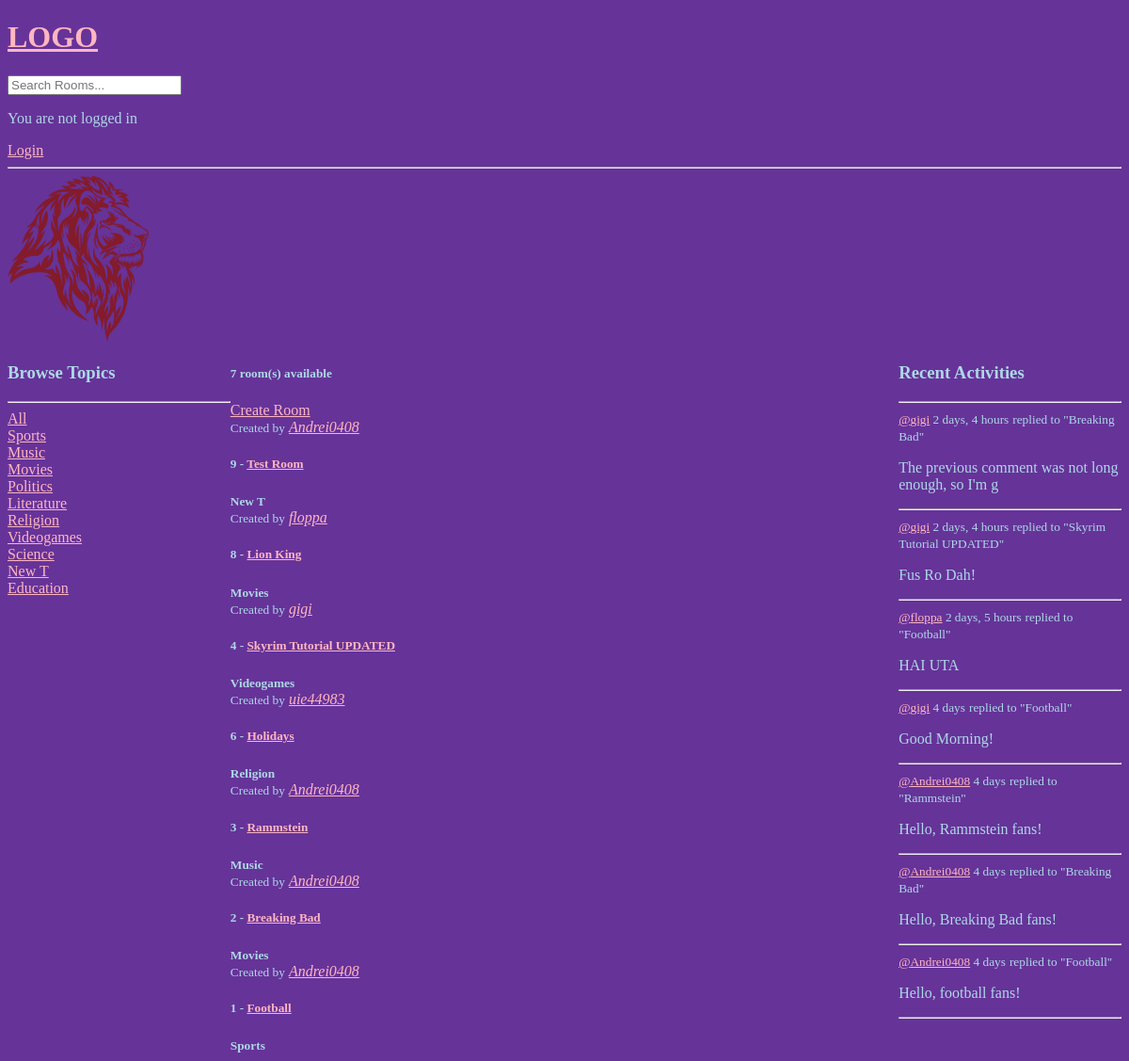
Before: / with the older database file.
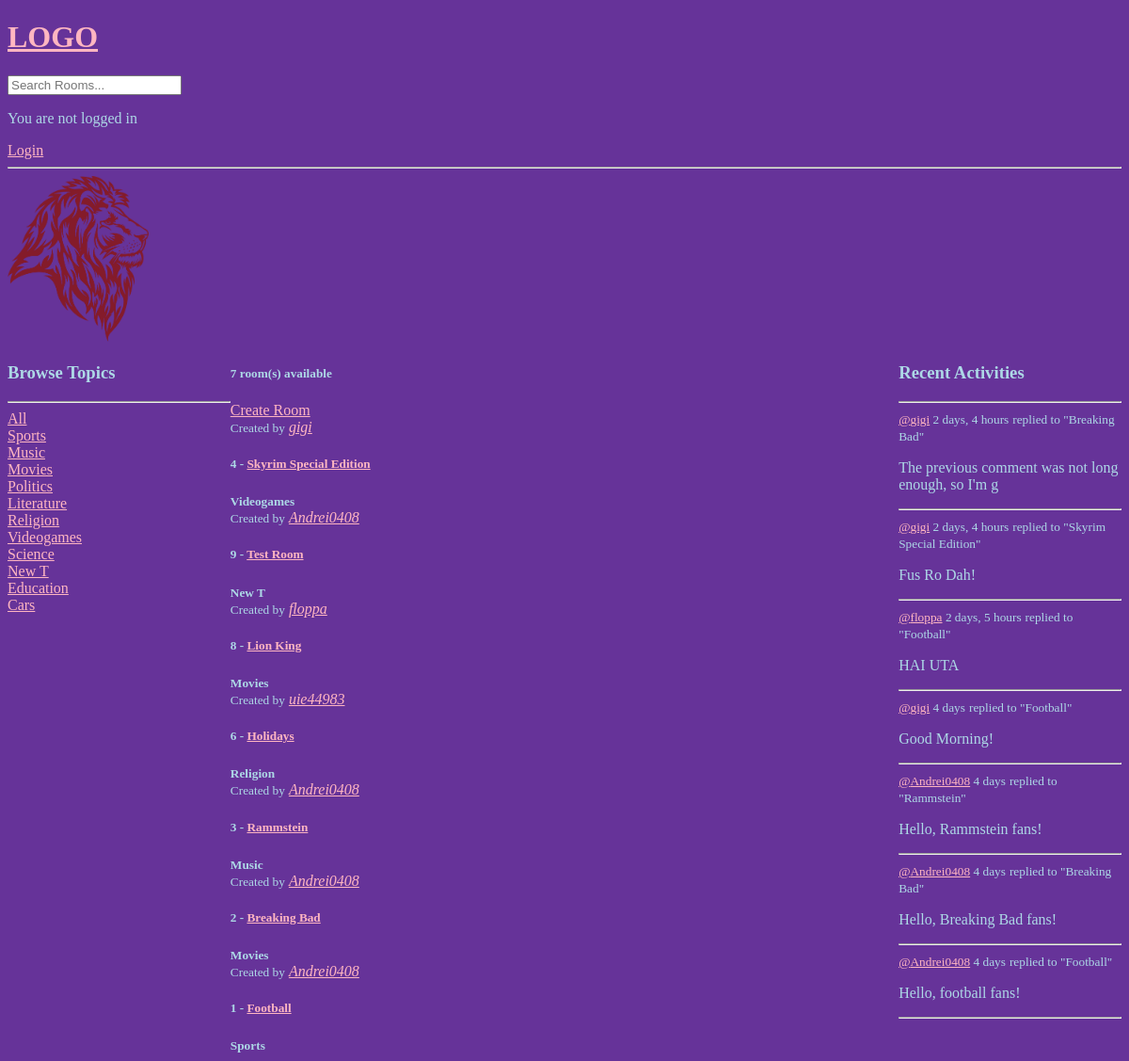
After: the same page with the newer database file.
### base/models.py (models this page shows, shortened)
class Topic(models.Model):
    name = models.CharField(max_length=200)

class Room(models.Model):
    host = models.ForeignKey(User, on_delete=models.SET_NULL, null=True)
    topic = models.ForeignKey(Topic, on_delete=models.SET_NULL, null=True)
    name = models.CharField(max_length=200)
    description = models.TextField(null=True, blank=True)
    participants = models.ManyToManyField(User, related_name='participants', blank=True) # the users currently active in the room
    updated = models.DateTimeField(auto_now=True)
    created = models.DateTimeField(auto_now_add=True)
    class Meta:
        ordering = ['-updated', '-created'] # newest updated item should come first
    def __str__(self):
        return str(self.name)

class Message(models.Model):
    user = models.ForeignKey(User, on_delete=models.CASCADE) # on delete -> CASCADE = delete all children
    room = models.ForeignKey(Room, on_delete=models.CASCADE)
    body = models.TextField()
    updated = models.DateTimeField(auto_now=True)
    created = models.DateTimeField(auto_now_add=True)
    class Meta:
        ordering = ['-updated', '-created'] # newest updated item should come first
    def __str__(self):
        return self.body[0:50]

### base/views.py (the view)
# urls.py: path('', views.home, name="home"),
def home(request):
    q = request.GET.get('q') if request.GET.get('q') != None else ''
    rooms = Room.objects.filter(
        Q(topic__name__icontains=q) |
        Q(name__icontains=q) |
        Q(description__icontains=q)
        )
    topics = Topic.objects.filter()
    room_count = rooms.count()
    room_messages = Message.objects.filter(
        Q(room__topic__name__icontains=q)
        )
    context = {'rooms':rooms, 'topics': topics, 'room_count': room_count, 'room_messages': room_messages}
    return render(request, 'base/home.html', context)

### base/templates/base/home.html (shortened to what this page needs)
{% extends 'main.html' %}
{% block content %}
<div class="home-container">
    <div>
        {% include 'base/topics_component.html' %}
    </div>
    <div>
        <h5>{{room_count}} room(s) available</h5>
        <a href="{% url 'create-room' %}">Create Room</a>
        {% include 'base/feed_component.html' %}
    </div>
    <div>
        {% include 'base/activity_component.html' %}
    </div>
</div>
{% endblock content %}

### base/templates/base/topics_component.html (shortened to what this page needs)
<h3>Browse Topics</h3>
        <hr>
        <div>
            <a href="{% url 'home' %}">All</a>
        </div>
        {% for topic in topics %}
            <div>
                <a href="{% url 'home' %}?q={{topic.name}}">{{topic.name}}</a>
            </div>
        {% endfor %}

### base/templates/base/feed_component.html (shortened to what this page needs)
<div>
    {% for room in rooms %}
        <div>
            <span>
                <small>Created by</small> <i><a href="{% url 'user-profile' room.host.id %}">{{room.host.username}}</a></i>
            </span>
            <h5>{{room.id}} - <a href="{% url 'room' room.id %}">{{room.name}}</a></h5>
            <small><b>{{room.topic.name}}</b></small>
        </div>
    {% endfor %}
</div>

### base/templates/base/activity_component.html (shortened to what this page needs)
<h3>Recent Activities</h3>
        <hr>
        {% for message in room_messages %}
            <div>
                <small><a href="{% url 'user-profile' message.user.id %}">@{{message.user}}</a> {{message.created|timesince}}</small>
                <small>replied to "{{message.room}}"</small>
                <p>{{message}}</p>
                <hr>
            </div>
        {% endfor %}

Changed rows visible on the page:
added Topic: name "Cars"
changed Room "gigi": name "Skyrim Tutorial UPDATED" → "Skyrim Special Edition"; moves up the list
changed through a linked row, Message "Fus Ro Dah!": room "Skyrim Tutorial UPDATED" → "Skyrim Special Edition"
